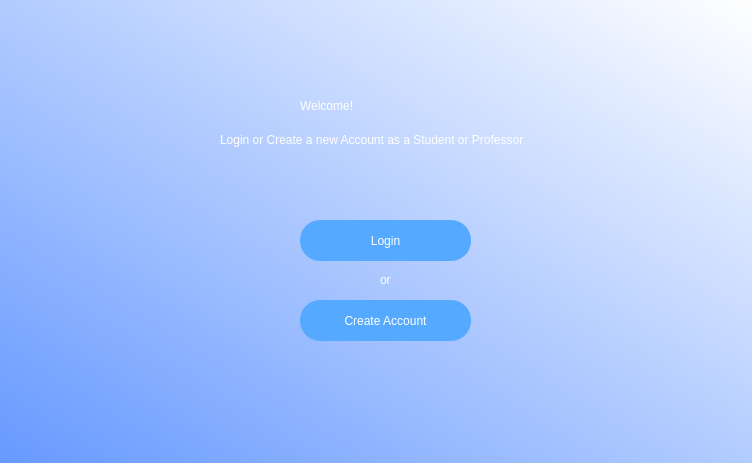
<?xml version="1.0" encoding="UTF-8"?>
<ui version="4.0">
 <class>Dialog</class>
 <widget class="QDialog" name="Dialog">
  <property name="geometry">
   <rect>
    <x>0</x>
    <y>0</y>
    <width>752</width>
    <height>463</height>
   </rect>
  </property>
  <property name="windowTitle">
   <string>Dialog</string>
  </property>
  <widget class="QWidget" name="bgwidget" native="true">
   <property name="geometry">
    <rect>
     <x>0</x>
     <y>0</y>
     <width>761</width>
     <height>471</height>
    </rect>
   </property>
   <property name="styleSheet">
    <string notr="true">QWidget#bgwidget{
background-color:qlineargradient(spread:reflect, x1:0, y1:1, x2:1, y2:0.006, stop:0 rgba(101, 152, 255, 255), stop:1 rgba(255, 255, 255, 255));}</string>
   </property>
   <widget class="QLabel" name="label">
    <property name="geometry">
     <rect>
      <x>300</x>
      <y>80</y>
      <width>171</width>
      <height>51</height>
     </rect>
    </property>
    <property name="styleSheet">
     <string notr="true">font: 75 28pt &quot;MS Shell Dlg 2&quot;;color:rgb(255, 255, 255)</string>
    </property>
    <property name="text">
     <string>Welcome!</string>
    </property>
   </widget>
   <widget class="QLabel" name="label_2">
    <property name="geometry">
     <rect>
      <x>220</x>
      <y>130</y>
      <width>331</width>
      <height>20</height>
     </rect>
    </property>
    <property name="styleSheet">
     <string notr="true">font: 10pt &quot;MS Shell Dlg 2&quot;;color:rgb(255, 255, 255)</string>
    </property>
    <property name="text">
     <string>Login or Create a new Account as a Student or Professor</string>
    </property>
   </widget>
   <widget class="QPushButton" name="login">
    <property name="geometry">
     <rect>
      <x>300</x>
      <y>220</y>
      <width>171</width>
      <height>41</height>
     </rect>
    </property>
    <property name="styleSheet">
     <string notr="true">border-radius:20px;
background-color:rgb(85, 170, 255);
font: 12pt &quot;MS Shell Dlg 2&quot;;
color:rgb(255, 255, 255)
</string>
    </property>
    <property name="text">
     <string>Login</string>
    </property>
   </widget>
   <widget class="QLabel" name="label_3">
    <property name="geometry">
     <rect>
      <x>380</x>
      <y>270</y>
      <width>16</width>
      <height>20</height>
     </rect>
    </property>
    <property name="styleSheet">
     <string notr="true">font: 10pt &quot;MS Shell Dlg 2&quot;;color:rgb(255, 255, 255)</string>
    </property>
    <property name="text">
     <string>or</string>
    </property>
   </widget>
   <widget class="QPushButton" name="create">
    <property name="geometry">
     <rect>
      <x>300</x>
      <y>300</y>
      <width>171</width>
      <height>41</height>
     </rect>
    </property>
    <property name="styleSheet">
     <string notr="true">border-radius:20px;
background-color:rgb(85, 170, 255);
font: 12pt &quot;MS Shell Dlg 2&quot;;
color:rgb(255, 255, 255)
</string>
    </property>
    <property name="text">
     <string>Create Account</string>
    </property>
   </widget>
  </widget>
 </widget>
 <resources/>
 <connections/>
</ui>
